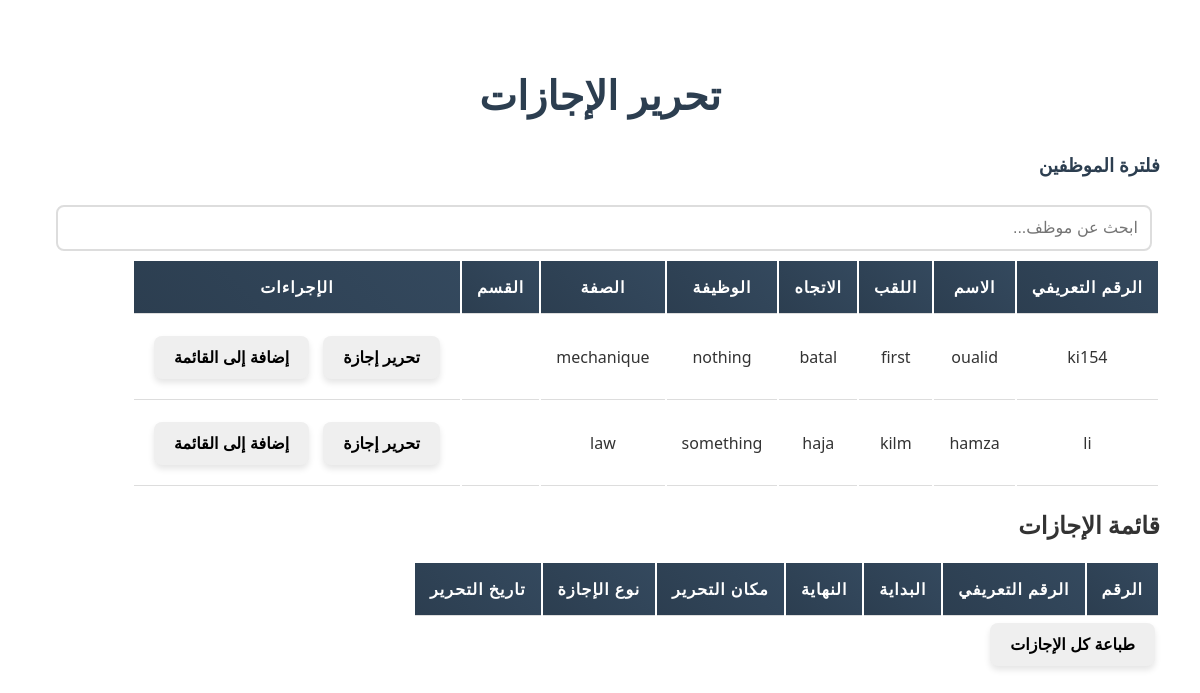
Before: /leave with the older database file.
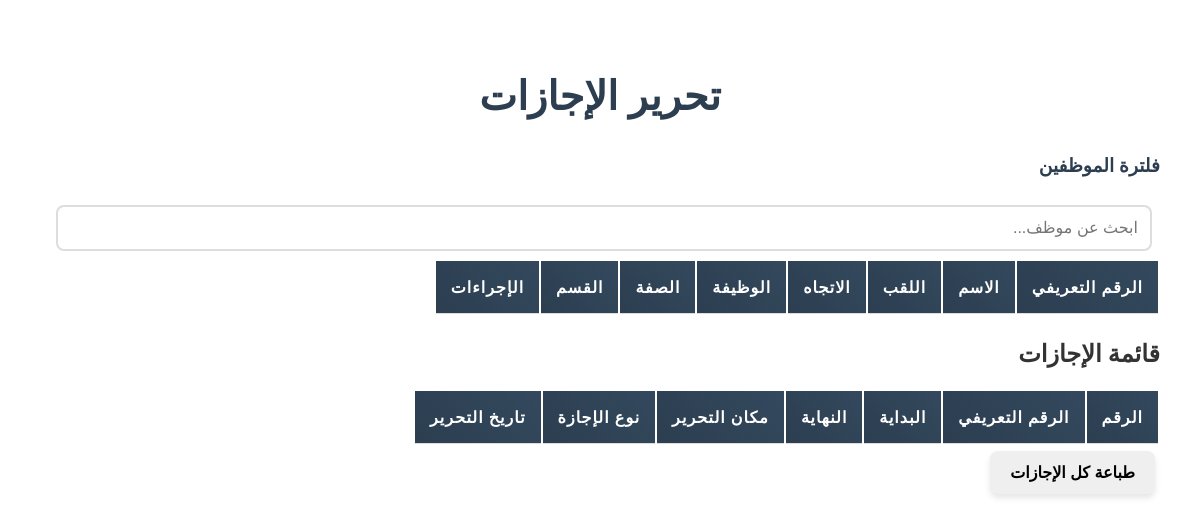
After: the same page with the newer database file.
### tables this page shows
CREATE TABLE employees (

    national_id TEXT PRIMARY KEY,
    number INTEGER UNIQUE,
    num_file TEXT,
    first_name TEXT,
    last_name TEXT,
    direction TEXT,
    job TEXT,
    title TEXT,
    department TEXT

);

### app.py (the view, shortened to what this page needs)
@app.route("/leave", methods=["GET", "POST"])
def leave():
    message = ""
    db.cursor.execute("SELECT * FROM employees")
    rows = db.cursor.fetchall()
    return render_template(
        "leave.html",
        employees=rows,
        leaves_list=leaves_list,
        message=message
    )

### templates/leave.html (shortened to what this page needs)
<!DOCTYPE html>
<html lang="ar" dir="rtl">
<head>
</head>
<body>
<h1>تحرير الإجازات</h1>
<h3>فلترة الموظفين</h3>
<input type="text" id="filterInput" placeholder="ابحث عن موظف...">
<table id="employeesTable">
<tr>
<th>الرقم التعريفي</th>
<th>الاسم</th>
<th>اللقب</th>
<th>الاتجاه</th>
<th>الوظيفة</th>
<th>الصفة</th>
<th>القسم</th>
<th>الإجراءات</th>
</tr>
{% for emp in employees %}
<tr class="employeeRow">
<td>{{ emp[0] }}</td>
<td>{{ emp[3] }}</td>
<td>{{ emp[4] }}</td>
<td>{{ emp[6] }}</td>
<td>{{ emp[7] }}</td>
<td>{{ emp[8] }}</td>
<td>{{ emp[9] }}</td>
<td>
<button onclick="selectEmployee('{{ emp[0] }}')">تحرير إجازة</button>
<button onclick="addToList('{{ emp[0] }}')">إضافة إلى القائمة</button>
</td>
</tr>
{% endfor %}
</table>
<h2>قائمة الإجازات</h2>
<table>
<tr>
<th>الرقم</th>
<th>الرقم التعريفي</th>
<th>البداية</th>
<th>النهاية</th>
<th>مكان التحرير</th>
<th>نوع الإجازة</th>
<th>تاريخ التحرير</th>
</tr>
</table>
<form method="POST">
<button class="print" type="submit" name="action" value="print">
طباعة كل الإجازات
</button>
</form>
</body>
</html>

### templates/leave.html (style rules this page uses)
body { font-family: 'Segoe UI', Tahoma, Geneva, Verdana, sans-serif; background: #ffffff; color: #333; padding: 40px; min-height: 100vh; margin: 0; }
h1 { text-align: center; margin-bottom: 30px; color: #2c3e50; text-shadow: none; font-size: 2.5em; }
input, select { padding: 12px; margin: 8px; border: 2px solid #ddd; border-radius: 8px; font-size: 16px; transition: border-color 0.3s; width: calc(100% - 24px); box-sizing: border-box; }
button { padding: 12px 20px; border: none; border-radius: 8px; cursor: pointer; font-size: 16px; font-weight: bold; transition: all 0.3s; box-shadow: 0 4px 6px rgba(0,0,0,0.1); margin: 5px; }
h3 { color: #2c3e50; text-shadow: none; margin-bottom: 20px; }
th, td { padding: 15px; text-align: center; border-bottom: 1px solid #ddd; }
th { background: linear-gradient(45deg, #2c3e50, #34495e); color: white; font-weight: bold; text-transform: uppercase; letter-spacing: 1px; }

Changed rows visible on the page:
removed employees: national_id "ki154", first_name "oualid", last_name "first", job "batal", title "nothing", department "mechanique"
removed employees: national_id "li", first_name "hamza", last_name "kilm", job "haja", title "something", department "law"
